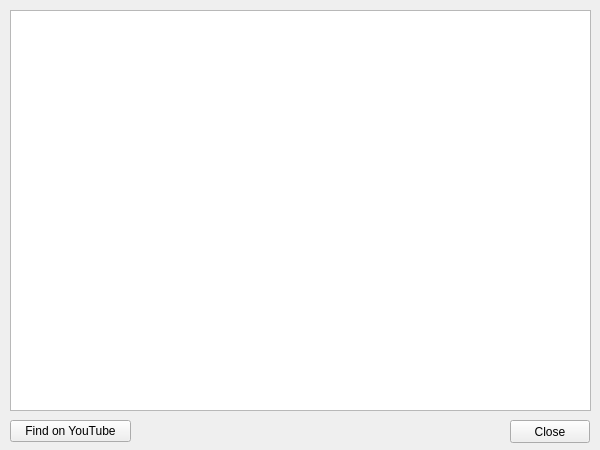
<?xml version="1.0" encoding="UTF-8"?>
<ui version="4.0">
 <class>Form</class>
 <widget class="QWidget" name="Form">
  <property name="geometry">
   <rect>
    <x>0</x>
    <y>0</y>
    <width>600</width>
    <height>450</height>
   </rect>
  </property>
  <property name="minimumSize">
   <size>
    <width>600</width>
    <height>450</height>
   </size>
  </property>
  <property name="maximumSize">
   <size>
    <width>600</width>
    <height>450</height>
   </size>
  </property>
  <property name="windowTitle">
   <string>Form</string>
  </property>
  <widget class="QTreeWidget" name="twSongLog">
   <property name="geometry">
    <rect>
     <x>10</x>
     <y>10</y>
     <width>581</width>
     <height>401</height>
    </rect>
   </property>
   <property name="styleSheet">
    <string notr="true">font-size: 15px;
</string>
   </property>
   <property name="indentation">
    <number>0</number>
   </property>
   <property name="headerHidden">
    <bool>true</bool>
   </property>
   <column>
    <property name="text">
     <string>Date Time</string>
    </property>
   </column>
   <column>
    <property name="text">
     <string>Title</string>
    </property>
   </column>
  </widget>
  <widget class="QPushButton" name="btnFindYouTube">
   <property name="geometry">
    <rect>
     <x>10</x>
     <y>420</y>
     <width>121</width>
     <height>22</height>
    </rect>
   </property>
   <property name="text">
    <string>Find on YouTube</string>
   </property>
  </widget>
  <widget class="QPushButton" name="btnCloseFavorites">
   <property name="geometry">
    <rect>
     <x>510</x>
     <y>420</y>
     <width>80</width>
     <height>23</height>
    </rect>
   </property>
   <property name="text">
    <string>Close</string>
   </property>
  </widget>
 </widget>
 <resources/>
 <connections/>
</ui>
